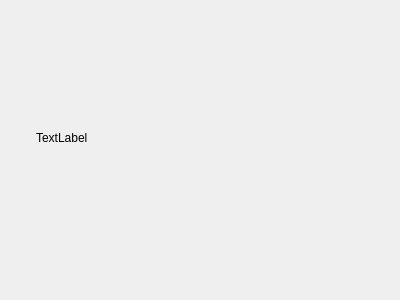
<?xml version="1.0" encoding="UTF-8"?>
<ui version="4.0">
 <class>SecondDialog</class>
 <widget class="QDialog" name="SecondDialog">
  <property name="geometry">
   <rect>
    <x>0</x>
    <y>0</y>
    <width>400</width>
    <height>300</height>
   </rect>
  </property>
  <property name="windowTitle">
   <string>Dialog</string>
  </property>
  <widget class="QLabel" name="label_img">
   <property name="geometry">
    <rect>
     <x>36</x>
     <y>42</y>
     <width>321</width>
     <height>191</height>
    </rect>
   </property>
   <property name="text">
    <string>TextLabel</string>
   </property>
  </widget>
 </widget>
 <resources/>
 <connections/>
</ui>
